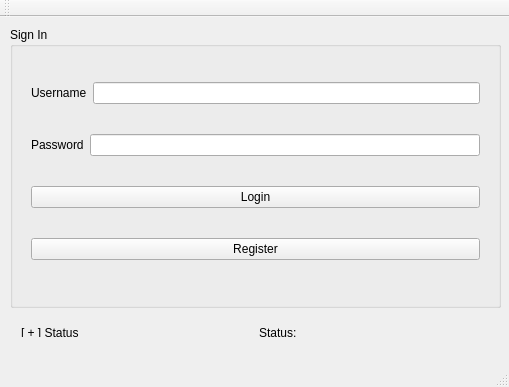
<?xml version="1.0" encoding="UTF-8"?>
<ui version="4.0">
 <class>Login</class>
 <widget class="QMainWindow" name="Login">
  <property name="geometry">
   <rect>
    <x>0</x>
    <y>0</y>
    <width>509</width>
    <height>387</height>
   </rect>
  </property>
  <property name="windowTitle">
   <string>Login</string>
  </property>
  <widget class="QWidget" name="centralWidget">
   <widget class="QGroupBox" name="gbSignIn">
    <property name="geometry">
     <rect>
      <x>10</x>
      <y>10</y>
      <width>491</width>
      <height>281</height>
     </rect>
    </property>
    <property name="title">
     <string>Sign In</string>
    </property>
    <widget class="QWidget" name="layoutWidget">
     <property name="geometry">
      <rect>
       <x>10</x>
       <y>20</y>
       <width>471</width>
       <height>251</height>
      </rect>
     </property>
     <layout class="QVBoxLayout" name="verticalLayout">
      <item>
       <layout class="QHBoxLayout" name="horizontalLayout">
        <item>
         <widget class="QLabel" name="lblUsername">
          <property name="text">
           <string>Username</string>
          </property>
         </widget>
        </item>
        <item>
         <widget class="QLineEdit" name="leUsername"/>
        </item>
       </layout>
      </item>
      <item>
       <layout class="QHBoxLayout" name="horizontalLayout_2">
        <item>
         <widget class="QLabel" name="lblPassword">
          <property name="text">
           <string>Password</string>
          </property>
         </widget>
        </item>
        <item>
         <widget class="QLineEdit" name="lePassword">
          <property name="echoMode">
           <enum>QLineEdit::Password</enum>
          </property>
         </widget>
        </item>
       </layout>
      </item>
      <item>
       <widget class="QPushButton" name="pbLogin">
        <property name="text">
         <string>Login</string>
        </property>
       </widget>
      </item>
      <item>
       <widget class="QPushButton" name="pbRegister">
        <property name="text">
         <string>Register</string>
        </property>
       </widget>
      </item>
     </layout>
    </widget>
   </widget>
   <widget class="QWidget" name="layoutWidget">
    <property name="geometry">
     <rect>
      <x>10</x>
      <y>300</y>
      <width>491</width>
      <height>31</height>
     </rect>
    </property>
    <layout class="QHBoxLayout" name="horizontalLayout_3">
     <item>
      <widget class="QLabel" name="lblDatabaseStatus">
       <property name="text">
        <string>[ + ] Status</string>
       </property>
      </widget>
     </item>
     <item>
      <widget class="QLabel" name="lblAccountStatus">
       <property name="text">
        <string>Status:</string>
       </property>
      </widget>
     </item>
    </layout>
   </widget>
  </widget>
  <widget class="QMenuBar" name="menuBar">
   <property name="geometry">
    <rect>
     <x>0</x>
     <y>0</y>
     <width>509</width>
     <height>21</height>
    </rect>
   </property>
  </widget>
  <widget class="QToolBar" name="mainToolBar">
   <attribute name="toolBarArea">
    <enum>TopToolBarArea</enum>
   </attribute>
   <attribute name="toolBarBreak">
    <bool>false</bool>
   </attribute>
  </widget>
  <widget class="QStatusBar" name="statusBar"/>
 </widget>
 <layoutdefault spacing="6" margin="11"/>
 <resources/>
 <connections/>
</ui>
